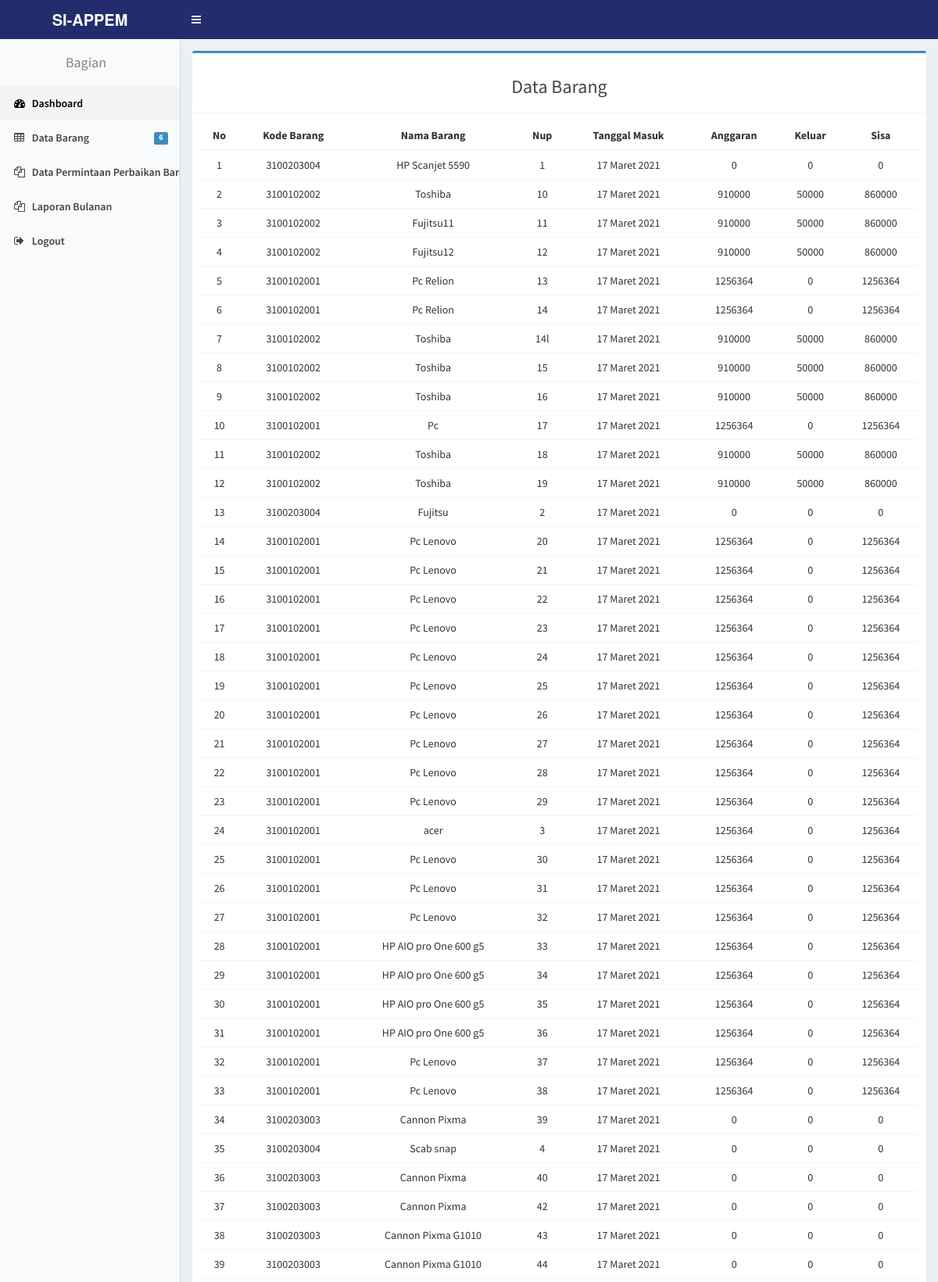
Screenshot of /hakim1/index.php?p=material (upper part) with the database file from the repository.
### tables this page shows
CREATE TABLE `stokbarang` (
  `kode_brg` varchar(25) NOT NULL,
  `id_jenis` int(2) NOT NULL,
  `nama_brg` varchar(30) NOT NULL,
  `nup` varchar(11) NOT NULL,
  `bagian` int(11) NOT NULL,
  `tgl_masuk` date NOT NULL,
  `stok` int(100) NOT NULL,
  `keluar` int(50) DEFAULT NULL,
  `sisa` int(50) NOT NULL
);

### fungsi/fungsi.php (called while the page is built)
<?php
	function tanggal_indo($tanggal) {
		$bulan = array(1=>'Januari',
						  'Februari',
						  'Maret',
						  'April',
						  'Mei',
						  'Juni',
						  'Juli',
						  'Agustus',
						  'September',
						  'Oktober',
						  'November',
						  'Desember'
				);
		$split = explode('-', $tanggal);
		$tanggal_indo = $split[2] . ' ' . $bulan[(int)$split[1]] . ' ' . $split[0];
		return $tanggal_indo;
	}
?>

### hakim1/material.php (the view, shortened to what this page needs)
<?php
	include "../fungsi/koneksi.php";
	include "../fungsi/fungsi.php";
	 if(isset($_GET['id_jenis'])){
        $id_jenis = $_GET['id_jenis'];
        $query = mysqli_query($koneksi, "SELECT * FROM stokbarang WHERE id_jenis='$id_jenis' && bagian = 6 ");
    } else {
        $query = mysqli_query($koneksi, "SELECT * FROM stokbarang");
    }
?>
<section class="content">
	<div class="row">
		<div class="col-sm-12">
			 <div class="box box-primary">
                <div class="box-header with-border">
                    <h3 class="text-center">Data Barang</h3>
                </div>
                <div class="box-body">
                	<div class="table-responsive">
                		<table class="table text-center" id="material">
                			<thead  >
	                			<tr>
	                				<th>No</th>
                                    <th>Kode Barang</th>
	                				<th>Nama Barang</th>
									<th>Nup</th>
                                    <th>Tanggal Masuk</th>
	                				<th>Anggaran</th>
                                    <th>Keluar</th>
                                    <th>Sisa</th>
	                			</tr>
                			</thead>
                			<tbody>
                				<tr>
                					<?php
                						$no =1 ;
                						if (mysqli_num_rows($query)) {
                							while($row=mysqli_fetch_assoc($query)):
                					 ?>
                						<td> <?= $no; ?> </td>
                                        <td> <?= $row['kode_brg']; ?> </td>
                						<td> <?= $row['nama_brg']; ?> </td>
										<td> <?= $row['nup'];?></td>
                                        <td> <?= tanggal_indo($row['tgl_masuk']); ?> </td>
                						<td> <?= $row['stok']; ?> </td>
                                        <td> <?= $row['keluar']; ?> </td>
                                        <td> <?= $row['sisa']; ?> </td>
                				</tr>
                			<?php $no++; endwhile; } ?>
                			</tbody>
                		</table>
                	</div>
                </div>
            </div>
		</div>
	</div>
</section>

### rows the page displays
stokbarang: kode_brg "3100203004", nama_brg "HP Scanjet 5590", nup "1", tgl_masuk "17 Maret 2021", stok "0", keluar "0", sisa "0"
stokbarang: kode_brg "3100102002", nama_brg "Toshiba", nup "10", tgl_masuk "17 Maret 2021", stok "910000", keluar "50000", sisa "860000"
stokbarang: kode_brg "3100102002", nama_brg "Fujitsu11", nup "11", tgl_masuk "17 Maret 2021", stok "910000", keluar "50000", sisa "860000"
stokbarang: kode_brg "3100102002", nama_brg "Fujitsu12", nup "12", tgl_masuk "17 Maret 2021", stok "910000", keluar "50000", sisa "860000"
stokbarang: kode_brg "3100102001", nama_brg "Pc Relion", nup "13", tgl_masuk "17 Maret 2021", stok "1256364", keluar "0", sisa "1256364"
stokbarang: kode_brg "3100102001", nama_brg "Pc Relion", nup "14", tgl_masuk "17 Maret 2021", stok "1256364", keluar "0", sisa "1256364"
stokbarang: kode_brg "3100102002", nama_brg "Toshiba", nup "14l", tgl_masuk "17 Maret 2021", stok "910000", keluar "50000", sisa "860000"
stokbarang: kode_brg "3100102002", nama_brg "Toshiba", nup "15", tgl_masuk "17 Maret 2021", stok "910000", keluar "50000", sisa "860000"
stokbarang: kode_brg "3100102002", nama_brg "Toshiba", nup "16", tgl_masuk "17 Maret 2021", stok "910000", keluar "50000", sisa "860000"
stokbarang: kode_brg "3100102001", nama_brg "Pc", nup "17", tgl_masuk "17 Maret 2021", stok "1256364", keluar "0", sisa "1256364"
stokbarang: kode_brg "3100102002", nama_brg "Toshiba", nup "18", tgl_masuk "17 Maret 2021", stok "910000", keluar "50000", sisa "860000"
stokbarang: kode_brg "3100102002", nama_brg "Toshiba", nup "19", tgl_masuk "17 Maret 2021", stok "910000", keluar "50000", sisa "860000"
stokbarang: kode_brg "3100203004", nama_brg "Fujitsu", nup "2", tgl_masuk "17 Maret 2021", stok "0", keluar "0", sisa "0"
stokbarang: kode_brg "3100102001", nama_brg "Pc Lenovo", nup "20", tgl_masuk "17 Maret 2021", stok "1256364", keluar "0", sisa "1256364"
stokbarang: kode_brg "3100102001", nama_brg "Pc Lenovo", nup "21", tgl_masuk "17 Maret 2021", stok "1256364", keluar "0", sisa "1256364"
stokbarang: kode_brg "3100102001", nama_brg "Pc Lenovo", nup "22", tgl_masuk "17 Maret 2021", stok "1256364", keluar "0", sisa "1256364"
stokbarang: kode_brg "3100102001", nama_brg "Pc Lenovo", nup "23", tgl_masuk "17 Maret 2021", stok "1256364", keluar "0", sisa "1256364"
stokbarang: kode_brg "3100102001", nama_brg "Pc Lenovo", nup "24", tgl_masuk "17 Maret 2021", stok "1256364", keluar "0", sisa "1256364"
stokbarang: kode_brg "3100102001", nama_brg "Pc Lenovo", nup "25", tgl_masuk "17 Maret 2021", stok "1256364", keluar "0", sisa "1256364"
stokbarang: kode_brg "3100102001", nama_brg "Pc Lenovo", nup "26", tgl_masuk "17 Maret 2021", stok "1256364", keluar "0", sisa "1256364"
stokbarang: kode_brg "3100102001", nama_brg "Pc Lenovo", nup "27", tgl_masuk "17 Maret 2021", stok "1256364", keluar "0", sisa "1256364"
stokbarang: kode_brg "3100102001", nama_brg "Pc Lenovo", nup "28", tgl_masuk "17 Maret 2021", stok "1256364", keluar "0", sisa "1256364"
stokbarang: kode_brg "3100102001", nama_brg "Pc Lenovo", nup "29", tgl_masuk "17 Maret 2021", stok "1256364", keluar "0", sisa "1256364"
stokbarang: kode_brg "3100102001", nama_brg "acer", nup "3", tgl_masuk "17 Maret 2021", stok "1256364", keluar "0", sisa "1256364"
stokbarang: kode_brg "3100102001", nama_brg "Pc Lenovo", nup "30", tgl_masuk "17 Maret 2021", stok "1256364", keluar "0", sisa "1256364"
stokbarang: kode_brg "3100102001", nama_brg "Pc Lenovo", nup "31", tgl_masuk "17 Maret 2021", stok "1256364", keluar "0", sisa "1256364"
stokbarang: kode_brg "3100102001", nama_brg "Pc Lenovo", nup "32", tgl_masuk "17 Maret 2021", stok "1256364", keluar "0", sisa "1256364"
stokbarang: kode_brg "3100102001", nama_brg "HP AIO pro One 600 g5", nup "33", tgl_masuk "17 Maret 2021", stok "1256364", keluar "0", sisa "1256364"
stokbarang: kode_brg "3100102001", nama_brg "HP AIO pro One 600 g5", nup "34", tgl_masuk "17 Maret 2021", stok "1256364", keluar "0", sisa "1256364"
stokbarang: kode_brg "3100102001", nama_brg "HP AIO pro One 600 g5", nup "35", tgl_masuk "17 Maret 2021", stok "1256364", keluar "0", sisa "1256364"
stokbarang: kode_brg "3100102001", nama_brg "HP AIO pro One 600 g5", nup "36", tgl_masuk "17 Maret 2021", stok "1256364", keluar "0", sisa "1256364"
stokbarang: kode_brg "3100102001", nama_brg "Pc Lenovo", nup "37", tgl_masuk "17 Maret 2021", stok "1256364", keluar "0", sisa "1256364"
stokbarang: kode_brg "3100102001", nama_brg "Pc Lenovo", nup "38", tgl_masuk "17 Maret 2021", stok "1256364", keluar "0", sisa "1256364"
stokbarang: kode_brg "3100203003", nama_brg "Cannon Pixma", nup "39", tgl_masuk "17 Maret 2021", stok "0", keluar "0", sisa "0"
stokbarang: kode_brg "3100203004", nama_brg "Scab snap", nup "4", tgl_masuk "17 Maret 2021", stok "0", keluar "0", sisa "0"
stokbarang: kode_brg "3100203003", nama_brg "Cannon Pixma", nup "40", tgl_masuk "17 Maret 2021", stok "0", keluar "0", sisa "0"
stokbarang: kode_brg "3100203003", nama_brg "Cannon Pixma", nup "42", tgl_masuk "17 Maret 2021", stok "0", keluar "0", sisa "0"
stokbarang: kode_brg "3100203003", nama_brg "Cannon Pixma G1010", nup "43", tgl_masuk "17 Maret 2021", stok "0", keluar "0", sisa "0"
stokbarang: kode_brg "3100203003", nama_brg "Cannon Pixma G1010", nup "44", tgl_masuk "17 Maret 2021", stok "0", keluar "0", sisa "0"

### other values shown
$data['jumlah'] "6"
